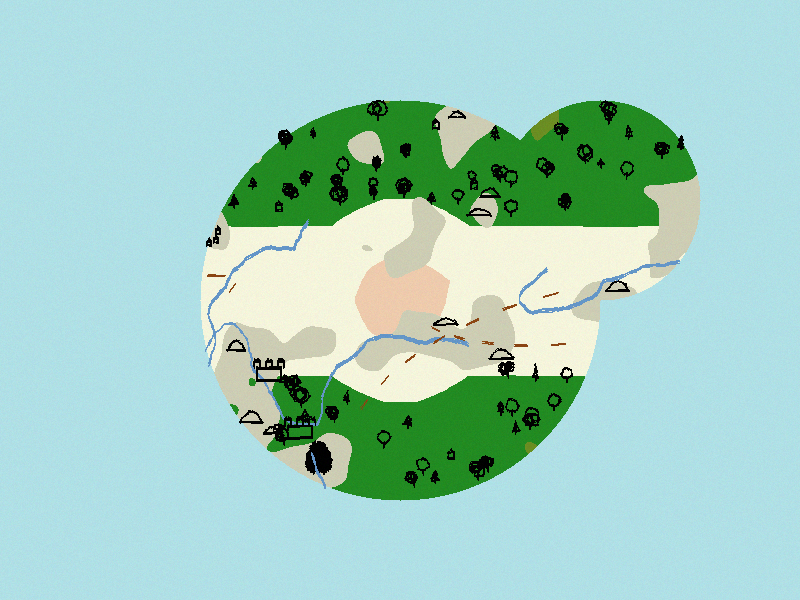
#> input picture fantasy_map_test.png, 800 x 600 px
$ python -i image_processing.py   (imports and definitions only)
#> lines starting #> are read from the running program, lines starting #| are printed output that depends on the picture
#> further down, picture is the input picture: PIL image 800x600 RGB; mean R, G, B 162.6, 208.9, 196.1
import cv2
import numpy as np
from PIL import Image

def binarize_image(image, invert=False):
    """Converts an image to a black and white image."""
#> called with invert = False
    cv_image = np.array(image.convert('RGB'))
    gray_image = cv2.cvtColor(cv_image, cv2.COLOR_RGB2GRAY)
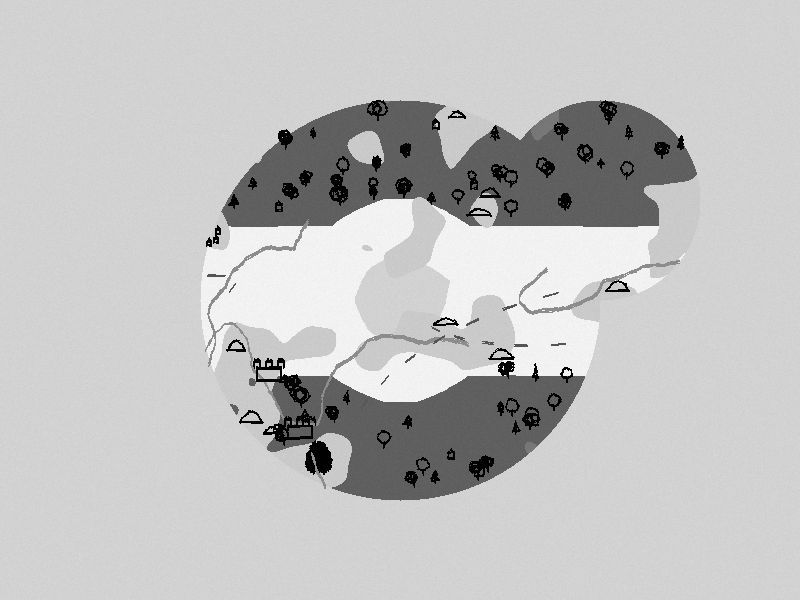
#> gray_image: shape (600, 800); min 0, max 246, mean 193.6
    binary_image = cv2.adaptiveThreshold(gray_image, 255,
                                         cv2.ADAPTIVE_THRESH_GAUSSIAN_C,
                                         cv2.THRESH_BINARY, 11, 2)
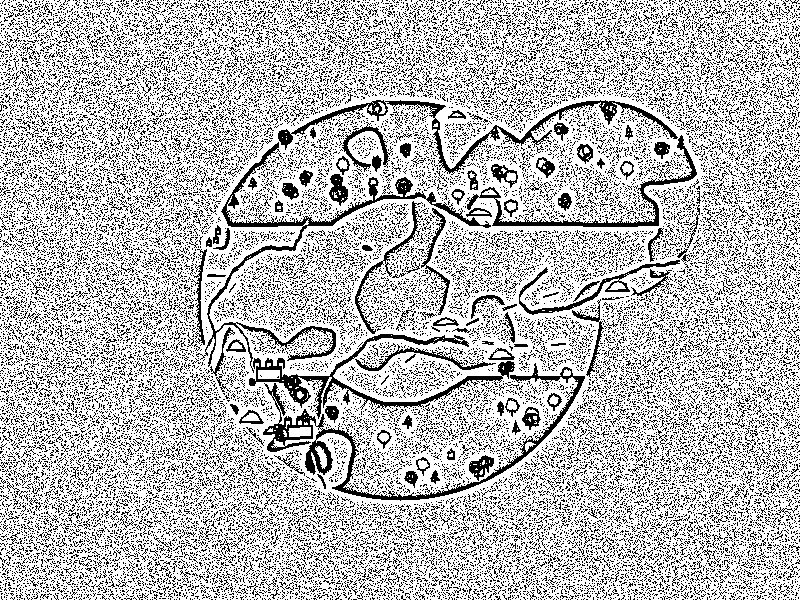
#> binary_image: shape (600, 800); 73.7% white; black in thin lines or dots
    if invert:
        binary_image = cv2.bitwise_not(binary_image)
    return Image.fromarray(binary_image)

def generate_textures(image):
    """Generates textures for the binarized image."""
    color_image = cv2.cvtColor(np.array(image), cv2.COLOR_GRAY2RGB)
    land_color = [0, 255, 0]  # Green
    water_color = [255, 0, 0]  # Blue
    land_mask = np.all(color_image == [255, 255, 255], axis=-1)
    color_image[land_mask] = land_color
    color_image[~land_mask] = water_color
    return Image.fromarray(color_image)

def apply_rules(image):
    """Applies rules to the textured image."""
    image_array = np.array(image)
    land_color = [0, 255, 0]  # Green
    water_color = [255, 0, 0]  # Blue
    beach_color = [0, 255, 255]  # Yellow
    new_image_array = image_array.copy()
    for y in range(image_array.shape[0]):
        for x in range(image_array.shape[1]):
            if np.array_equal(image_array[y, x], land_color):
                for dy in [-1, 0, 1]:
                    for dx in [-1, 0, 1]:
                        if dx == 0 and dy == 0:
                            continue
                        ny, nx = y + dy, x + dx
                        if 0 <= ny < image_array.shape[0] and 0 <= nx < image_array.shape[1]:
                            if np.array_equal(image_array[ny, nx], water_color):
                                new_image_array[y, x] = beach_color
                                break
                    else:
                        continue
                    break
    return Image.fromarray(new_image_array)

>>> from PIL import Image
>>> picture = Image.open('../fantasy_map_test.png')
>>> result = binarize_image(picture)
